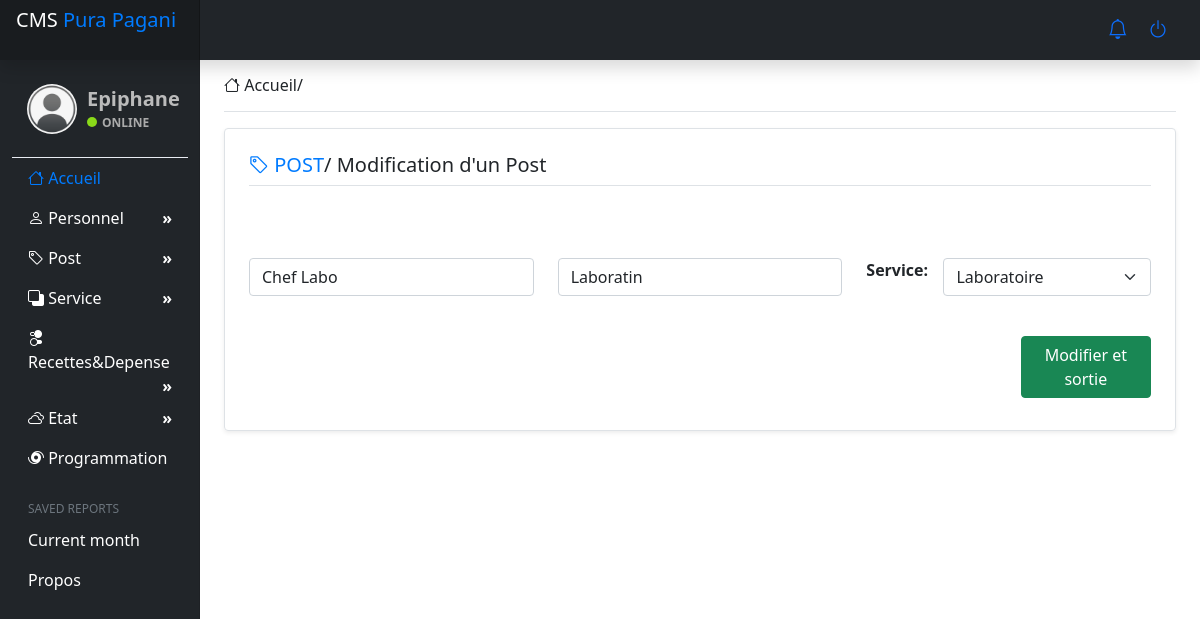
The page /update_poste/1/ (signed in) on the database its author committed.
### direction/models.py (models this page shows, shortened)
class Poste(models.Model):
    type_service = models.ForeignKey(
        Service, on_delete=models.SET_NULL, null=True, blank=True)
    num_post = models.CharField(max_length=200, null=True)
    nom_post = models.CharField(max_length=200, null=True)
    date_create = models.DateTimeField(auto_now_add=True, null=True)

### direction/views.py (the view)
@login_required(login_url='login')
def updatePoste(request, poste_id):
    poste = Poste.objects.get(pk=poste_id)
    form = PostForm(request.POST or None, instance=poste)
    if request.method == 'POST':
        if form.is_valid():
            form.save()
            return redirect('liste_poste')
    context = {'form': form, 'poste': poste}
    return render(request, 'directions/update_poste.html', context)

### direction/forms.py
class PostForm(ModelForm):
    class Meta:
        model = Poste
        fields = ('type_service', 'num_post', 'nom_post')
        widgets = {
            'type_service': forms.Select(attrs={'class': 'form-select form-select-xl mb-3'}),
            'num_post': forms.TextInput(attrs={'class': 'form-control', 'placeholder': 'Num Post...'}),
            'nom_post': forms.TextInput(attrs={'class': 'form-control', 'placeholder': 'Nom Post...'}),
        }

### direction/models.py (called while the page is built)
    def __str__(self):
        return self.nom_service

### direction/templates/directions/update_poste.html (shortened to what this page needs)
{% extends 'directions/main.html'%}
{% block content %}
<div class="row mb-2">
    <div class="col-md-12">
        <div class="row g-0 border rounded overflow-hidden flex-md-row mb-4 shadow-sm h-md-250 position-relative">
        <div class="col p-4 d-flex flex-column position-static">
            <h2 class="h5 pt pb-2 mb-4 border-bottom"><span class="title-h"><i class="bi bi-tag"></i> POST</span>/ Modification d'un Post</h2>
            <br>
            <div class="row mb-2">
                <div class="col-md-12">
                    <form action="" method="post">
                        <br>
                        <div class="row">
                            <div class="col-md-4">
                                {{ form.num_post }}
                            </div>
                                <div class="col-md-4">
                                    {{ form.nom_post }}
                                </div>
                                <div class="col-md-1">
                                    <b>Service: </b>
                                 </div>
                                <div class="col-md-3">
                                    {{ form.type_service }}
                                </div>
                        </div>
                        <br>
                        <div class="row">
                            <div class="col-md-10">
                            </div>
                            <div class="col-md-2">
                                <button class="btn btn-success" type="submit">Modifier et sortie</button>
                            </div>
                    </div>
                    </form>
                </div>
            </div>
        </div>
        </div>
    </div>
</div>
{% endblock content %}

### direction/templates/directions/main.html (shortened to what this page needs)
{% load static %}
<!doctype html>
<html lang="en">
  <head>
    <link rel="stylesheet" href="{% static '/css/main.css'%}">
    <link rel="stylesheet" href="{% static '/css/bootstrap/css/bootstrap.min.css'%}">
    <link rel="stylesheet" href="{% static '/bootstrap-icons/bootstrap-icons.css'%}">
  </head>
  <body>
<header class="navbar navbar-dark sticky-top bg-dark flex-md-nowrap p-0 shadow" style="height: 60px;">
  <a class="navbar-brand col-md-3 col-lg-2 me-0 px-3" href="#" style="height: 60px;">CMS <span class="title-h">Pura Pagani</span></a>
  <ul class="navbar-nav px-3">
    <li class="nav-item text-nowrap">
      <a href="" ><i class="bi bi-bell h5"></i></a>
      <a href="{% url 'deconnexion' %}" ><i class="bi bi-power h5 p-3  "></i></a>
    </li>
  </ul>
</header>
<div class="container-fluid">
  <div class="row">
    <nav id="sidebarMenu" class="col-md-3 col-lg-2 d-md-block bg-dark sidebar collapse">
      <div class="position-sticky pt-3">
        <div class="profile-sidebar">
			<div class="profile-userpic">
                <img src="{% static 'images/user.png' %}" class="img-responsive" alt="">
			</div>
			<div class="profile-usertitle">
				<div class="profile-usertitle-name">{{ request.user }}</div>
				<div class="profile-usertitle-status"><span class="indicator label-success"></span>Online</div>
			</div>
		</div>
        <ul class="nav flex-column">
            <li class="nav-item">
                <a class="nav-link active" aria-current="page" href="{% url 'index' %}">
                  <span data-feather="home"><i class="bi bi-house"></i></span>
                  Accueil
                </a>
              </li>
            <li class="nav-item">
                <a class="nav-link" href="#"><i class="bi bi-person"></i> Personnel <b class="float-end">&raquo;</b> </a>
            </li>
            <li class="nav-item">
              <a class="nav-link" href="#"><i class="bi bi-tag"></i> Post <b class="float-end">&raquo;</b> </a>
          </li>
            <li class="nav-item">
                <a class="nav-link" href="#"><i class="bi bi-back"></i> Service <b class="float-end">&raquo;</b> </a>
            </li>
            <li class="nav-item">
                <a class="nav-link" href="#"><i class="bi bi-toggles2"></i> Recettes&Depense <b class="float-end">&raquo;</b> </a>
            </li>
            <li class="nav-item">
                <a class="nav-link" href="#"><i class="bi bi-clouds"></i> Etat<b class="float-end">&raquo;</b> </a>
            </li>
            <li class="nav-item">
                <a class="nav-link" href="#">
                  <i class="bi bi-hurricane"></i> Programmation
                </a>
              </li>
        </ul>
        <h6 class="sidebar-heading d-flex justify-content-between align-items-center px-3 mt-4 mb-1 text-muted">
          <span>Saved reports</span>
        </h6>
        <ul class="nav flex-column mb-2">
          <li class="nav-item">
            <a class="nav-link" href="#">
              Current month
            </a>
          </li>
          <li class="nav-item">
            <a class="nav-link" href="#">
              Propos
            </a>
          </li>
        </ul>
      </div>
    </nav>
    <main class="col-md-9 ms-sm-auto col-lg-10 px-md-4">
      <div class="d-flex justify-content-between flex-wrap flex-md-nowrap align-items-center pt-3 pb-2 mb-3 border-bottom">
        <h1 class="h6"><i class="bi bi-house"></i> Accueil/</h1>
      </div>
      {% block content %}
      {% endblock content %}
    </main>
  </div>
</div>
</body>
</html>

### static/css/main.css (style rules this page uses)
body { font-size: 0.875rem; }
.sidebar { position: fixed; top: 0; bottom: 0; left: 0; z-index: 100; padding: 48px 0 0; box-shadow: inset -1px 0 0 rgba(0, 0, 0, 0.1); }
.sidebar .nav-link { font-weight: 500; color: rgb(255, 255, 255); }
.sidebar .nav-link.active { color: #007bff; }
.sidebar-heading { font-size: 0.75rem; text-transform: uppercase; }
.navbar-brand { padding-top: 0.75rem; padding-bottom: 0.75rem; font-size: 1rem; background-color: rgba(0, 0, 0, 0.25); box-shadow: inset -1px 0 0 rgba(0, 0, 0, 0.25); }
.title-h { color: #007bff; }
.profile-sidebar { padding: 10px 0; border-bottom: 1px solid #e9ecf2; }
.profile-userpic img { float: left; margin: 10px 10px 0px 15px; width: 50px; height: 50px; border-radius: 9999px !important; }
.profile-usertitle-status { text-transform: uppercase; color: #aaa; font-size: 12px; font-weight: 600; margin-bottom: 15px; }
.profile-usertitle { color: #bbb; font-weight: 700; margin-bottom: 10px; margin: 10px 0px 0px 15px; }
.profile-usertitle-name { font-size: 20px; margin-bottom: 0px; }
.indicator { width: 10px; height: 10px; display: inline-block; border-radius: 9999px; margin-right: 5px; }
.label-success { background-color: #8ad919; }
@media all and (min-width: 992px) { .sidebar li { position: relative; } }

### rows shown on the page
Poste: num_post "Chef Labo", nom_post "Laboratin", type_service "Laboratoire"

### other values the page prints
{{ request.user }} "Epiphane"
